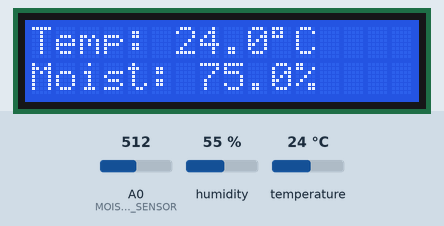
Simulated run of this sketch. Board: ESP8266 (NodeMCU). Parts: 16×2 character LCD. The test bench sets the inputs (shaded band); at power-on: temperature 24 °C, A0 (MOISTURE_SENSOR) = 512, humidity 55 %. What the sketch prints to the serial monitor is not drawn.

Above: at 3.2 s.
3.3 s: temperature set to 12 °C
At 5.5 s:
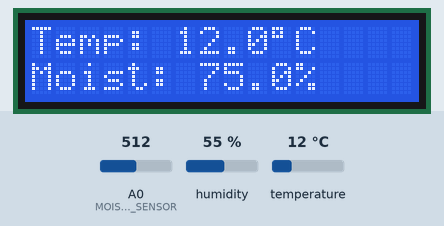
7.2 s: A0 (MOISTURE_SENSOR) set to 716
At 9.6 s:
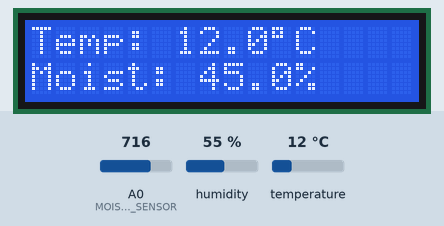
11.1 s: temperature set to 19 °C
At 12.5 s:
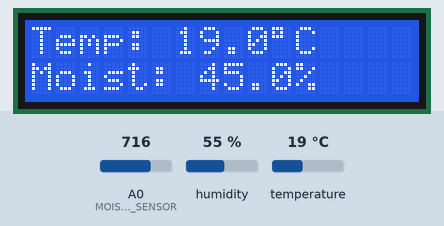
15.0 s: A0 (MOISTURE_SENSOR) set to 900
At 18.3 s:
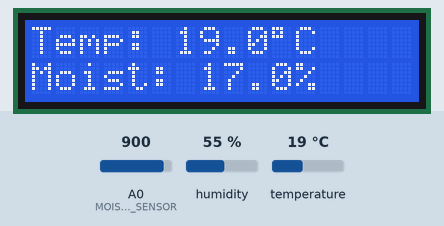
18.9 s: temperature set to 28 °C
At 21.2 s:
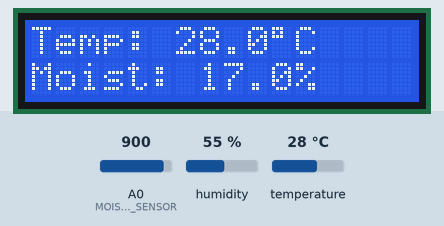
22.8 s: A0 (MOISTURE_SENSOR) set to 1023
At 24.1 s:
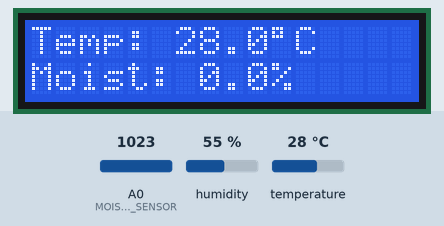
Timing chart, 0 to 25.8 s (numbered marks = the images above; inputs shaded):
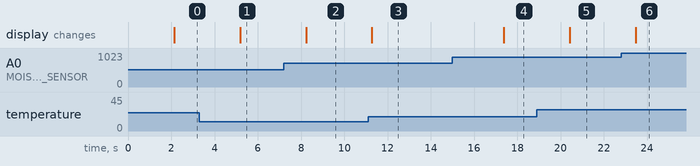

Measured:
- after the input at 3.3 s, the display: changes after 1.9 s (image 1)
- after the input at 7.2 s, the display: changes after 1.0 s (image 2)
- after the input at 11.1 s, the display: changes after 0.18 s (image 3)
- after the input at 15.0 s, the display: changes after 2.4 s (image 4)
- after the input at 18.9 s, the display: changes after 1.5 s (image 5)
- after the input at 22.8 s, the display: changes after 0.68 s (image 6)

The sketch:

cropCraftDisplay.ino
```cpp
#include <Wire.h>
#include <LiquidCrystal_I2C.h>
#include <DHT.h>

// Pin Configurations
#define DHT_PIN D4
#define DHT_TYPE DHT11
#define MOISTURE_SENSOR A0

// Sensor and Display Setup
DHT dht(DHT_PIN, DHT_TYPE);
LiquidCrystal_I2C lcd(0x27, 16, 2);

void setup() {
  Serial.begin(9600);

  dht.begin();
  lcd.begin();
  lcd.backlight();
  lcd.clear();
  lcd.setCursor(0, 0);
  lcd.print("Crop Craft Init");
  delay(2000);
}

void loop() {
  float humidity = dht.readHumidity();
  float temperature = dht.readTemperature();
  int rawMoisture = analogRead(MOISTURE_SENSOR);
  float moisture = map(rawMoisture, 1023, 350, 0, 100);  // To percent

  // Debug to Serial Monitor
  Serial.print("Temp: ");
  Serial.print(temperature);
  Serial.print(" °C | Humidity: ");
  Serial.print(humidity);
  Serial.print(" % | Moisture: ");
  Serial.print(moisture);
  Serial.println(" %");

  // LCD Output
  lcd.clear();
  lcd.setCursor(0, 0);
  lcd.print("Temp: ");
  lcd.print(temperature, 1);
  lcd.print((char)223);  // Degree symbol
  lcd.print("C");

  lcd.setCursor(0, 1);
  lcd.print("Moist: ");
  lcd.print(moisture, 1);
  lcd.print("%");

  delay(3000);
}
```
